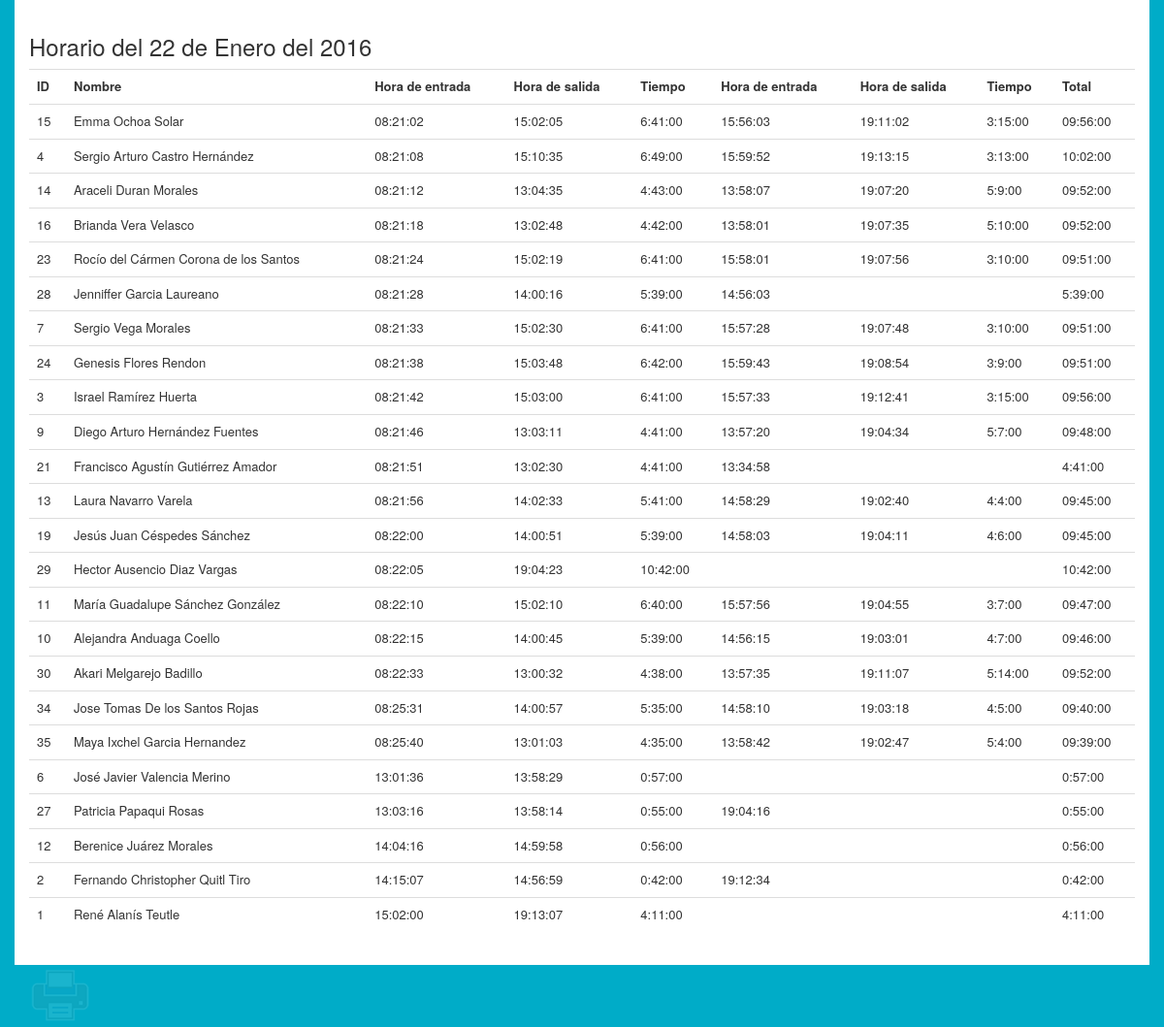
Page /horario-diario.php?date=2016-01-22 on the committed database.
### tables this page shows
CREATE TABLE IF NOT EXISTS `horario` (
  `idhorario` int(11) NOT NULL AUTO_INCREMENT,
  `dia_entrada` date DEFAULT NULL,
  `hora_entrada` time DEFAULT NULL,
  `dia_salida` date DEFAULT NULL,
  `hora_salida` time DEFAULT NULL,
  `tiempo` varchar(8) NOT NULL,
  `tiempo_decimal` float(5,2) NOT NULL,
  `despues_entrada` time DEFAULT NULL,
  `despues_salida` time DEFAULT NULL,
  `despues_tiempo` varchar(8) DEFAULT NULL,
  `despues_tiempo_decimal` float(5,2) DEFAULT NULL,
  `total` varchar(8) DEFAULT NULL,
  `total_decimal` float(5,2) DEFAULT NULL,
  `personal_idpersonal` int(11) NOT NULL,
  PRIMARY KEY (`idhorario`,`personal_idpersonal`),
  KEY `fk_horario_personal1_idx` (`personal_idpersonal`)
);

CREATE TABLE IF NOT EXISTS `personal` (
  `idpersonal` int(11) NOT NULL AUTO_INCREMENT,
  `nombre` varchar(45) DEFAULT NULL,
  `apellidos` varchar(45) DEFAULT NULL,
  `foto` varchar(100) DEFAULT NULL,
  `tolerancia` time NOT NULL,
  `privilegios_idprivilegios` int(11) NOT NULL,
  `usuario_idusuario` int(11) NOT NULL,
  PRIMARY KEY (`idpersonal`,`privilegios_idprivilegios`),
  KEY `fk_personal_privilegios1_idx` (`privilegios_idprivilegios`),
  KEY `fk_personal_usuario1_idx` (`usuario_idusuario`)
);

### horario-diario.php (the view, shortened to what this page needs)
<html>
<head>
<link rel="stylesheet" type="text/css" href="css/bootstrap.min.css">
<link rel="stylesheet" type="text/css" href="css/imprimir.css">
<link rel="stylesheet" type="text/css" href="css/main.css">
</head>
<body>
<?php
$fecha =  $_GET['date'];
$annio = substr($fecha, 0,4);
$mes = substr($fecha, 5,2);
$dia = substr($fecha, 8,2);
$meses = array('01' =>  'Enero',
			'02' =>  'Febrero',
			'03' =>  'Marzo',
			'04' =>  'Abril',
			'05' =>  'Mayo',
			'06' =>  'Junio',
			'07' =>  'Julio',
			'08' =>  'Agosto',
			'09' =>  'Septiembre',
			'10' =>  'Octubre',
			'11' =>  'Noviembre',
			'12' =>  'Diciembre',);
$nombre_mes = $meses[$mes];
	?>
	<div class="container">
		<div class="row horario">
			<h3>Horario del <?php echo $dia." de ".$nombre_mes. " del ".$annio; ?></h3>
			<div class="table-responsive">
				<table class="table">
					<tr>
						<th>ID</th>
						<th>Nombre</th>
						<th>Hora de entrada</th>
						<th>Hora de salida</th>
						<th>Tiempo</th>
						<th>Hora de entrada</th>
						<th>Hora de salida</th>
						<th>Tiempo</th>
						<th>Total</th>
					</tr>
					<?php
						include('conexion.php');
						$datos = "select idpersonal,nombre,apellidos,dia_entrada,hora_entrada,hora_salida,tiempo,despues_entrada,despues_salida,despues_tiempo,total from horario,personal where personal.idpersonal = horario.personal_idpersonal and dia_entrada = '$fecha' order by hora_entrada";
						$horario = mysql_query($datos, $conexion) or die(mysql_error());
						while ($rows = mysql_fetch_assoc($horario)) {
							echo "<tr>";
							$idpersonal = $rows['idpersonal'];
							echo "<td>".$idpersonal."</td>";
							$nombre = $rows['nombre']. " " .$apellido = $rows['apellidos'];
							echo "<td>".$nombre."</td>";
							$entrada = $rows['hora_entrada'];
							echo "<td>".$entrada."</td>";
							$salida = $rows['hora_salida'];
							echo "<td>".$salida."</td>";
							$tiempo = $rows['tiempo'];
							echo "<td>".$tiempo."</td>";
							$entrada = $rows['despues_entrada'];
							echo "<td>".$entrada."</td>";
							$salida = $rows['despues_salida'];
							echo "<td>".$salida."</td>";
							$tiempo = $rows['despues_tiempo'];
							echo "<td>".$tiempo."</td>";
							$total = $rows['total'];
							echo "<td>".$total."</td>";
							echo "</tr>";
						}
					?>
				</table>
			</div>
		</div>
		<button onclick='window.print()' type='button' id='btnImprimir'></button>
	</div>
</body>

### css/imprimir.css (style rules this page uses)
#btnImprimir { background: url(img/imprimir.png); border: 0; width: 64px; height: 64px; }
#btnImprimir { opacity: 0.1; }

### css/main.css (style rules this page uses)
body { background-color: rgb(0,172,200); }
.header, .menu, .register, .horario { background-color: white; padding: 15px; }
table { font-size: 13px; }

### rows in the picture
horario: personal.idpersonal "15", personal.nombre+apellidos "Emma Ochoa Solar", hora_entrada "08:21:02", hora_salida "15:02:05", tiempo "6:41:00", despues_entrada "15:56:03", despues_salida "19:11:02", despues_tiempo "3:15:00", total "09:56:00"
horario: personal.idpersonal "4", personal.nombre+apellidos "Sergio Arturo Castro Hernández", hora_entrada "08:21:08", hora_salida "15:10:35", tiempo "6:49:00", despues_entrada "15:59:52", despues_salida "19:13:15", despues_tiempo "3:13:00", total "10:02:00"
horario: personal.idpersonal "14", personal.nombre+apellidos "Araceli Duran Morales", hora_entrada "08:21:12", hora_salida "13:04:35", tiempo "4:43:00", despues_entrada "13:58:07", despues_salida "19:07:20", despues_tiempo "5:9:00", total "09:52:00"
horario: personal.idpersonal "16", personal.nombre+apellidos "Brianda Vera Velasco", hora_entrada "08:21:18", hora_salida "13:02:48", tiempo "4:42:00", despues_entrada "13:58:01", despues_salida "19:07:35", despues_tiempo "5:10:00", total "09:52:00"
horario: personal.idpersonal "23", personal.nombre+apellidos "Rocío del Cármen Corona de los Santos", hora_entrada "08:21:24", hora_salida "15:02:19", tiempo "6:41:00", despues_entrada "15:58:01", despues_salida "19:07:56", despues_tiempo "3:10:00", total "09:51:00"
horario: personal.idpersonal "28", personal.nombre+apellidos "Jenniffer Garcia Laureano", hora_entrada "08:21:28", hora_salida "14:00:16", tiempo "5:39:00", despues_entrada "14:56:03", total "5:39:00"
horario: personal.idpersonal "7", personal.nombre+apellidos "Sergio Vega Morales", hora_entrada "08:21:33", hora_salida "15:02:30", tiempo "6:41:00", despues_entrada "15:57:28", despues_salida "19:07:48", despues_tiempo "3:10:00", total "09:51:00"
horario: personal.idpersonal "24", personal.nombre+apellidos "Genesis Flores Rendon", hora_entrada "08:21:38", hora_salida "15:03:48", tiempo "6:42:00", despues_entrada "15:59:43", despues_salida "19:08:54", despues_tiempo "3:9:00", total "09:51:00"
horario: personal.idpersonal "3", personal.nombre+apellidos "Israel Ramírez Huerta", hora_entrada "08:21:42", hora_salida "15:03:00", tiempo "6:41:00", despues_entrada "15:57:33", despues_salida "19:12:41", despues_tiempo "3:15:00", total "09:56:00"
horario: personal.idpersonal "9", personal.nombre+apellidos "Diego Arturo Hernández Fuentes", hora_entrada "08:21:46", hora_salida "13:03:11", tiempo "4:41:00", despues_entrada "13:57:20", despues_salida "19:04:34", despues_tiempo "5:7:00", total "09:48:00"
horario: personal.idpersonal "21", personal.nombre+apellidos "Francisco Agustín Gutiérrez Amador", hora_entrada "08:21:51", hora_salida "13:02:30", tiempo "4:41:00", despues_entrada "13:34:58", total "4:41:00"
horario: personal.idpersonal "13", personal.nombre+apellidos "Laura Navarro Varela", hora_entrada "08:21:56", hora_salida "14:02:33", tiempo "5:41:00", despues_entrada "14:58:29", despues_salida "19:02:40", despues_tiempo "4:4:00", total "09:45:00"
horario: personal.idpersonal "19", personal.nombre+apellidos "Jesús Juan Céspedes Sánchez", hora_entrada "08:22:00", hora_salida "14:00:51", tiempo "5:39:00", despues_entrada "14:58:03", despues_salida "19:04:11", despues_tiempo "4:6:00", total "09:45:00"
horario: personal.idpersonal "29", personal.nombre+apellidos "Hector Ausencio Diaz Vargas", hora_entrada "08:22:05", hora_salida "19:04:23", tiempo "10:42:00", total "10:42:00"
horario: personal.idpersonal "11", personal.nombre+apellidos "María Guadalupe Sánchez González", hora_entrada "08:22:10", hora_salida "15:02:10", tiempo "6:40:00", despues_entrada "15:57:56", despues_salida "19:04:55", despues_tiempo "3:7:00", total "09:47:00"
horario: personal.idpersonal "10", personal.nombre+apellidos "Alejandra Anduaga Coello", hora_entrada "08:22:15", hora_salida "14:00:45", tiempo "5:39:00", despues_entrada "14:56:15", despues_salida "19:03:01", despues_tiempo "4:7:00", total "09:46:00"
horario: personal.idpersonal "30", personal.nombre+apellidos "Akari Melgarejo Badillo", hora_entrada "08:22:33", hora_salida "13:00:32", tiempo "4:38:00", despues_entrada "13:57:35", despues_salida "19:11:07", despues_tiempo "5:14:00", total "09:52:00"
horario: personal.idpersonal "34", personal.nombre+apellidos "Jose Tomas De los Santos Rojas", hora_entrada "08:25:31", hora_salida "14:00:57", tiempo "5:35:00", despues_entrada "14:58:10", despues_salida "19:03:18", despues_tiempo "4:5:00", total "09:40:00"
horario: personal.idpersonal "35", personal.nombre+apellidos "Maya Ixchel Garcia Hernandez", hora_entrada "08:25:40", hora_salida "13:01:03", tiempo "4:35:00", despues_entrada "13:58:42", despues_salida "19:02:47", despues_tiempo "5:4:00", total "09:39:00"
horario: personal.idpersonal "6", personal.nombre+apellidos "José Javier Valencia Merino", hora_entrada "13:01:36", hora_salida "13:58:29", tiempo "0:57:00", total "0:57:00"
horario: personal.idpersonal "27", personal.nombre+apellidos "Patricia Papaqui Rosas", hora_entrada "13:03:16", hora_salida "13:58:14", tiempo "0:55:00", despues_entrada "19:04:16", total "0:55:00"
horario: personal.idpersonal "12", personal.nombre+apellidos "Berenice Juárez Morales", hora_entrada "14:04:16", hora_salida "14:59:58", tiempo "0:56:00", total "0:56:00"
horario: personal.idpersonal "2", personal.nombre+apellidos "Fernando Christopher Quitl Tiro", hora_entrada "14:15:07", hora_salida "14:56:59", tiempo "0:42:00", despues_entrada "19:12:34", total "0:42:00"
horario: personal.idpersonal "1", personal.nombre+apellidos "René Alanís Teutle", hora_entrada "15:02:00", hora_salida "19:13:07", tiempo "4:11:00", total "4:11:00"

### other values in the picture
$dia "22"
$nombre_mes "Enero"
$annio "2016"
